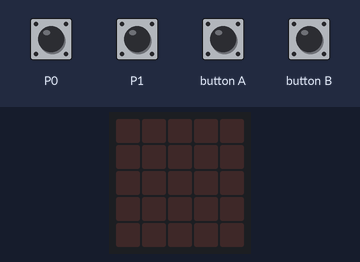
Recording of a program running on a simulated BBC micro:bit running MicroPython. Parts: the board's 5×5 LED display. Inputs (shaded band) come from the test bench.

Above: at 1.2 s.
1.3 s: touch pin P0 pressed for 0.15 s
At 1.8 s:
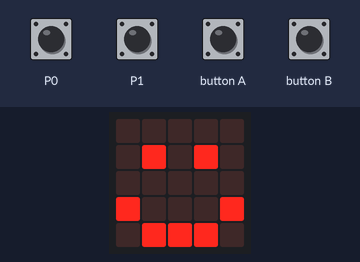
2.9 s: touch pin P1 pressed for 0.15 s
At 4.1 s:
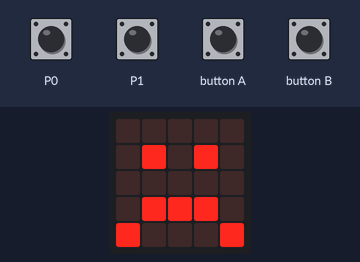
4.5 s: touch pin P0 pressed for 1 s
At 5.4 s:
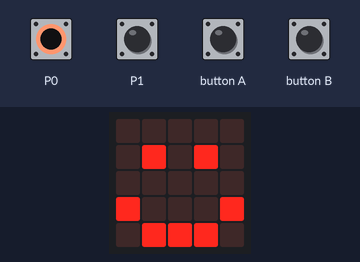
7.0 s: touch pin P1 pressed for 1 s
At 7.3 s:
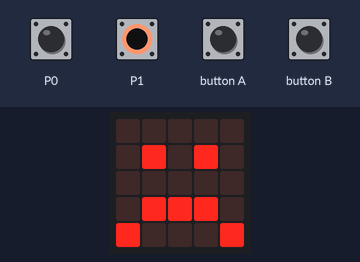
Timing chart, 0 to 10.0 s (numbered marks = the images above; inputs shaded):
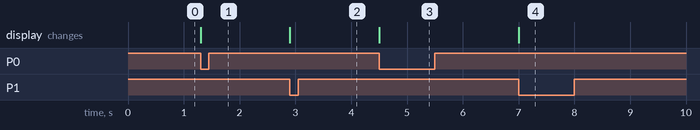

The program:

08-pin-touched.py
```python
from microbit import *

while True:
    if pin0.is_touched():
        display.show(Image.HAPPY)
    if pin1.is_touched():
        display.show(Image.SAD)

    if button_a.is_pressed():
        display.show(Image.HAPPY)
    if button_b.is_pressed():
        display.show(Image.SAD)
```

Measured:
- after the input at 1.3 s, the display: changes at once (image 1)
- after the input at 2.9 s, the display: changes at once (image 2)
- after the input at 4.5 s, the display: changes at once (image 3)
- after the input at 7.0 s, the display: changes at once (image 4)
